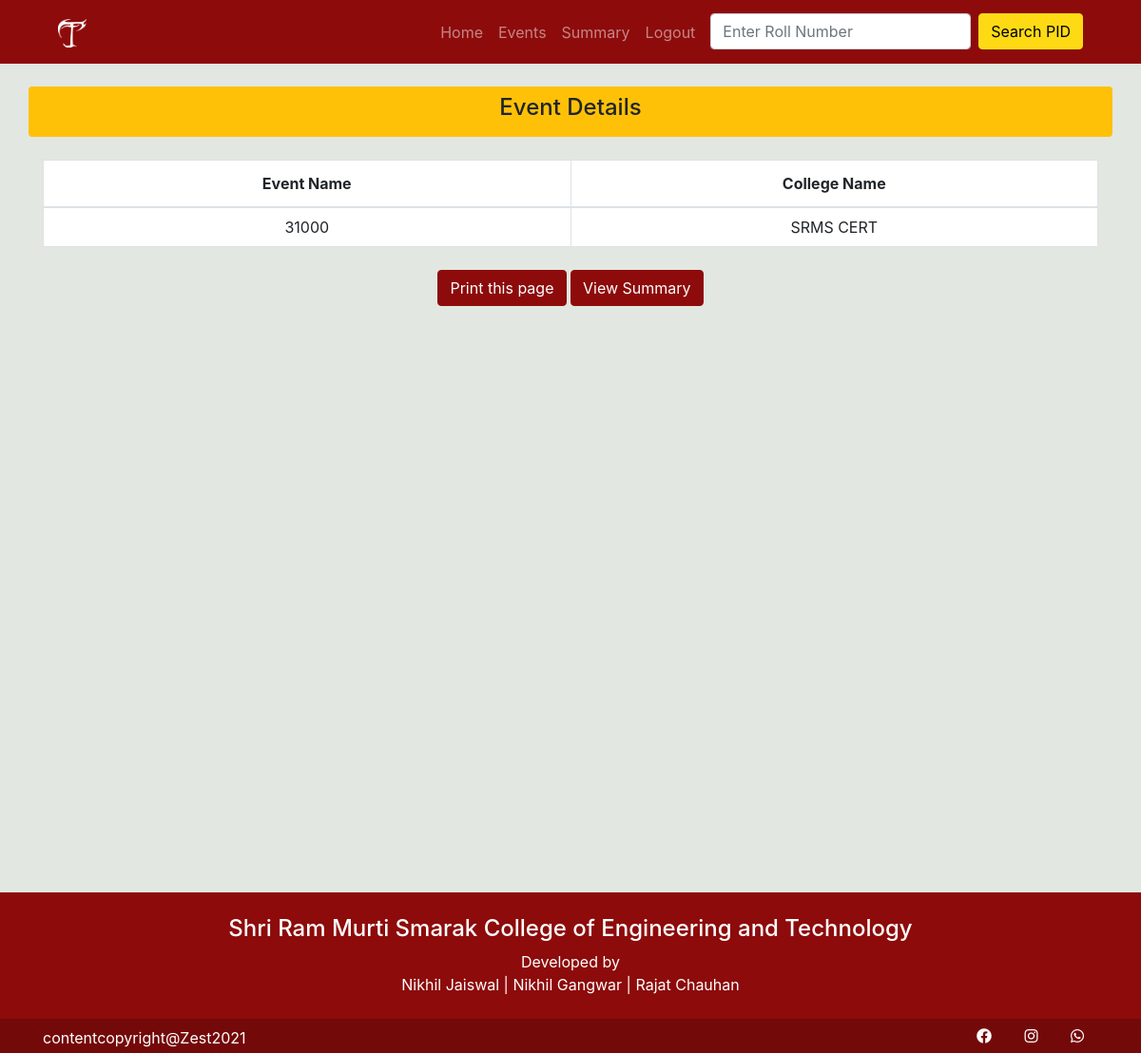
Page /zest/t_event_details/1/ (signed in) on the earlier database version.
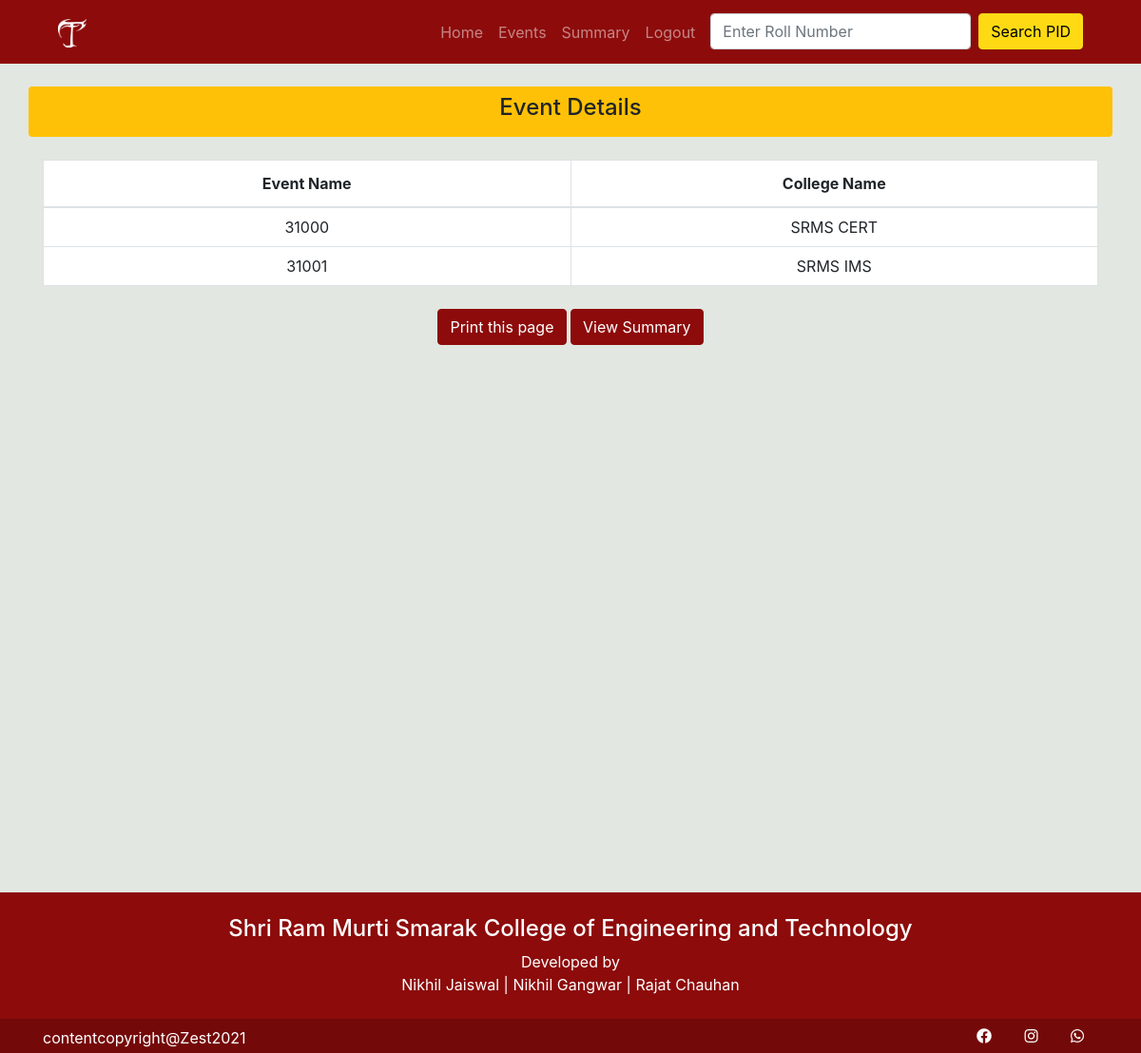
Same page on the later database version.
### zest/models.py (models this page shows, shortened)
class Tid(models.Model):
    id = models.BigAutoField(auto_created=True, primary_key=True, serialize=False, verbose_name='ID')
    college_name = CharField(choices=COLLEGE_CHOICES, max_length=100,  help_text='Select College')
    pid = models.ManyToManyField(Pid, blank=True, related_name= 'pids')
    generated_by = models.ForeignKey(User, on_delete=models.PROTECT,related_name='gereted_tid')
    def pids(self):
      return " , ".join([ str(p.id) for p in self.pid.all()])

### zest/views.py (the view)
# urls.py: path('t_event_details/<int:id>/', views.t_event_details, name='t_event_details'),
@login_required(login_url='/zest/login/')
def t_event_details(request,id):
  team_event_obj = Team_Event.objects.get(id=id)
  tids = team_event_obj.tid.all()
  return render(request,'zest/t_event_details.html', {'tids': tids})

### zest/templates/zest/t_event_details.html
{% extends 'zest/base.html' %}
{% block content %}
<div class="container vh-100">
  <div class="row rounded mt-4 bg-warning">
    <div class="col-md-12 p-2 text-center">
      <h4>Event Details</h4>
    </div>
  </div>
  <div class="row mt-4">
    <div class="col-md-12">
      <table class="table table-bordered table-hover bg-white">
        <thead>
          <tr class="text-center">
            <th scope="col" style="width:50%">Event Name </th>
            <th scope="col" style="width:50%">College Name</th>
          </tr>
        </thead>
        <tbody>
          {% for tid in tids %}
          <tr>
            <td class="align-middle text-center p-2">{{tid.id}}</td>
            <td class="align-middle text-center p-2">{{tid.college_name}}</td>
          </tr>
          {% endfor %}
        </tbody>
      </table>
    </div>
  </div>
  <div class="row d-print-none">
    <div class="col-md-12 mt-2  text-center">
      <form>
        <input class="btn btn-color serach-btn " type="button" value="Print this page" onClick="window.print()">
        <a href="{% url 'event_summary' %}" class="btn btn-color serach-btn ">View Summary</a>
      </form>
    </div>
  </div>
</div>
{% endblock content %}

Differences in the rows shown:
added Tid: id "31001", college_name "SRMS IMS"
